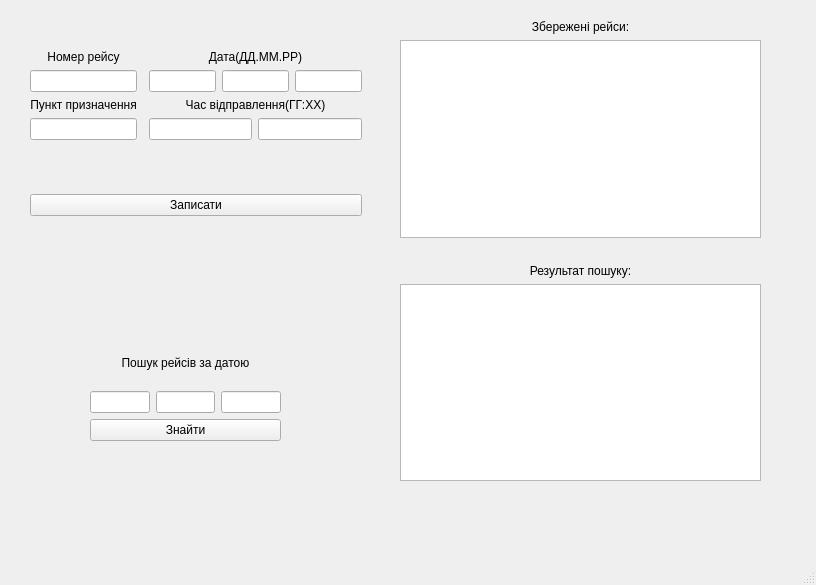
<?xml version="1.0" encoding="UTF-8"?>
<ui version="4.0">
 <class>MainWindow</class>
 <widget class="QMainWindow" name="MainWindow">
  <property name="geometry">
   <rect>
    <x>0</x>
    <y>0</y>
    <width>816</width>
    <height>585</height>
   </rect>
  </property>
  <property name="minimumSize">
   <size>
    <width>600</width>
    <height>400</height>
   </size>
  </property>
  <property name="maximumSize">
   <size>
    <width>16777215</width>
    <height>16777215</height>
   </size>
  </property>
  <property name="baseSize">
   <size>
    <width>750</width>
    <height>450</height>
   </size>
  </property>
  <property name="windowTitle">
   <string>Lab_7</string>
  </property>
  <property name="windowIcon">
   <iconset>
    <normaloff>C:/Users/User/Downloads/9212571_war_jet_plane_airplane_aircraft_icon.ico</normaloff>C:/Users/User/Downloads/9212571_war_jet_plane_airplane_aircraft_icon.ico</iconset>
  </property>
  <property name="autoFillBackground">
   <bool>false</bool>
  </property>
  <widget class="QWidget" name="centralwidget">
   <widget class="QWidget" name="layoutWidget_2">
    <property name="geometry">
     <rect>
      <x>400</x>
      <y>20</y>
      <width>361</width>
      <height>461</height>
     </rect>
    </property>
    <layout class="QVBoxLayout" name="verticalLayout_2">
     <item>
      <widget class="QLabel" name="label_11">
       <property name="text">
        <string>Збережені рейси:</string>
       </property>
       <property name="alignment">
        <set>Qt::AlignCenter</set>
       </property>
      </widget>
     </item>
     <item>
      <widget class="QTextBrowser" name="fullSchedule"/>
     </item>
     <item>
      <spacer name="horizontalSpacer">
       <property name="orientation">
        <enum>Qt::Horizontal</enum>
       </property>
       <property name="sizeHint" stdset="0">
        <size>
         <width>40</width>
         <height>20</height>
        </size>
       </property>
      </spacer>
     </item>
     <item>
      <widget class="QLabel" name="label_12">
       <property name="text">
        <string>Результат пошуку:</string>
       </property>
       <property name="alignment">
        <set>Qt::AlignCenter</set>
       </property>
      </widget>
     </item>
     <item>
      <widget class="QTextBrowser" name="findedFlights">
       <property name="acceptDrops">
        <bool>true</bool>
       </property>
      </widget>
     </item>
    </layout>
   </widget>
   <widget class="QWidget" name="gridLayoutWidget_2">
    <property name="geometry">
     <rect>
      <x>30</x>
      <y>50</y>
      <width>332</width>
      <height>166</height>
     </rect>
    </property>
    <layout class="QGridLayout" name="gridLayout_2">
     <item row="0" column="2">
      <widget class="QLabel" name="label_8">
       <property name="text">
        <string>Дата(ДД.ММ.РР)</string>
       </property>
       <property name="alignment">
        <set>Qt::AlignCenter</set>
       </property>
      </widget>
     </item>
     <item row="1" column="0">
      <widget class="QLineEdit" name="number">
       <property name="alignment">
        <set>Qt::AlignCenter</set>
       </property>
      </widget>
     </item>
     <item row="5" column="0" colspan="3">
      <widget class="QPushButton" name="recordButton">
       <property name="text">
        <string>Записати</string>
       </property>
      </widget>
     </item>
     <item row="3" column="0">
      <widget class="QLineEdit" name="city">
       <property name="alignment">
        <set>Qt::AlignCenter</set>
       </property>
      </widget>
     </item>
     <item row="2" column="2">
      <widget class="QLabel" name="label_10">
       <property name="text">
        <string>Час відправлення(ГГ:ХХ)</string>
       </property>
       <property name="alignment">
        <set>Qt::AlignCenter</set>
       </property>
      </widget>
     </item>
     <item row="2" column="0">
      <widget class="QLabel" name="label_9">
       <property name="text">
        <string>Пункт призначення</string>
       </property>
       <property name="alignment">
        <set>Qt::AlignCenter</set>
       </property>
      </widget>
     </item>
     <item row="3" column="2">
      <layout class="QHBoxLayout" name="horizontalLayout_5">
       <item>
        <widget class="QLineEdit" name="hours">
         <property name="alignment">
          <set>Qt::AlignCenter</set>
         </property>
        </widget>
       </item>
       <item>
        <widget class="QLineEdit" name="minutes">
         <property name="alignment">
          <set>Qt::AlignCenter</set>
         </property>
        </widget>
       </item>
      </layout>
     </item>
     <item row="1" column="2">
      <layout class="QHBoxLayout" name="horizontalLayout">
       <item>
        <widget class="QLineEdit" name="day">
         <property name="alignment">
          <set>Qt::AlignCenter</set>
         </property>
        </widget>
       </item>
       <item>
        <widget class="QLineEdit" name="month">
         <property name="alignment">
          <set>Qt::AlignCenter</set>
         </property>
        </widget>
       </item>
       <item>
        <widget class="QLineEdit" name="year">
         <property name="alignment">
          <set>Qt::AlignCenter</set>
         </property>
        </widget>
       </item>
      </layout>
     </item>
     <item row="1" column="1">
      <spacer name="horizontalSpacer_2">
       <property name="orientation">
        <enum>Qt::Horizontal</enum>
       </property>
       <property name="sizeHint" stdset="0">
        <size>
         <width>40</width>
         <height>20</height>
        </size>
       </property>
      </spacer>
     </item>
     <item row="0" column="0">
      <widget class="QLabel" name="label_7">
       <property name="text">
        <string>Номер рейсу</string>
       </property>
       <property name="alignment">
        <set>Qt::AlignCenter</set>
       </property>
      </widget>
     </item>
     <item row="4" column="0">
      <spacer name="verticalSpacer">
       <property name="orientation">
        <enum>Qt::Vertical</enum>
       </property>
       <property name="sizeHint" stdset="0">
        <size>
         <width>20</width>
         <height>40</height>
        </size>
       </property>
      </spacer>
     </item>
    </layout>
   </widget>
   <widget class="QWidget" name="verticalLayoutWidget">
    <property name="geometry">
     <rect>
      <x>90</x>
      <y>340</y>
      <width>191</width>
      <height>101</height>
     </rect>
    </property>
    <layout class="QVBoxLayout" name="verticalLayout">
     <item>
      <widget class="QLabel" name="label_13">
       <property name="text">
        <string>Пошук рейсів за датою</string>
       </property>
       <property name="alignment">
        <set>Qt::AlignCenter</set>
       </property>
      </widget>
     </item>
     <item>
      <layout class="QHBoxLayout" name="horizontalLayout_2">
       <item>
        <widget class="QLineEdit" name="dayToFind">
         <property name="alignment">
          <set>Qt::AlignCenter</set>
         </property>
        </widget>
       </item>
       <item>
        <widget class="QLineEdit" name="monthToFind">
         <property name="alignment">
          <set>Qt::AlignCenter</set>
         </property>
        </widget>
       </item>
       <item>
        <widget class="QLineEdit" name="yearToFind">
         <property name="alignment">
          <set>Qt::AlignCenter</set>
         </property>
        </widget>
       </item>
      </layout>
     </item>
     <item>
      <widget class="QPushButton" name="findButton">
       <property name="text">
        <string>Знайти</string>
       </property>
      </widget>
     </item>
    </layout>
   </widget>
  </widget>
  <widget class="QMenuBar" name="menubar">
   <property name="geometry">
    <rect>
     <x>0</x>
     <y>0</y>
     <width>816</width>
     <height>25</height>
    </rect>
   </property>
  </widget>
  <widget class="QStatusBar" name="statusbar"/>
 </widget>
 <resources/>
 <connections/>
</ui>
